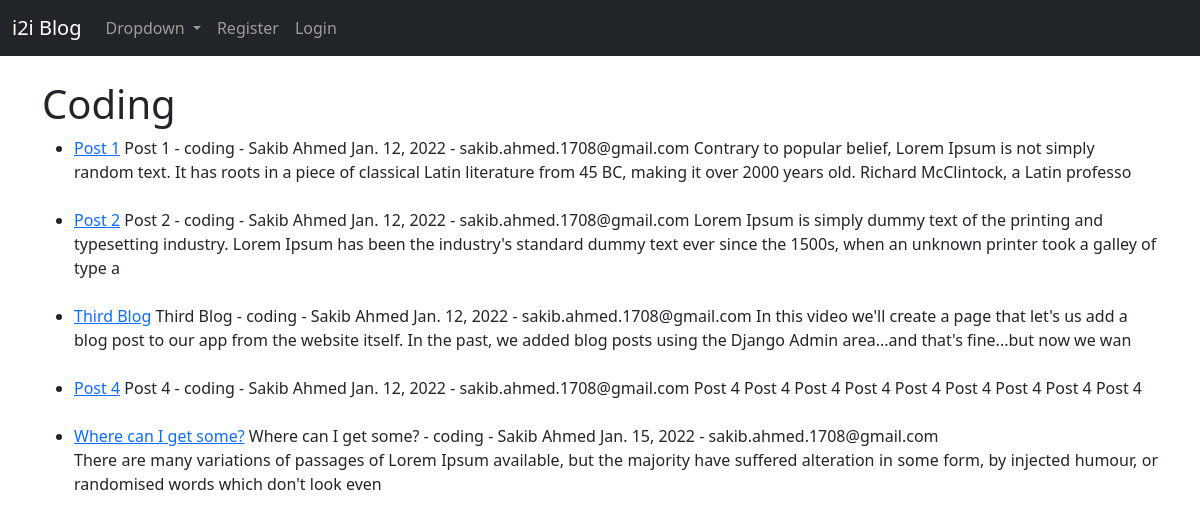
/category/coding/, run on the app's committed database.
### theblog/models.py (models this page shows, shortened)
class Post(models.Model):
    title = models.CharField(max_length=255)
    title_tag = models.CharField(max_length=255)
    author = models.ForeignKey(User, on_delete=models.CASCADE)
    body = models.TextField()
    post_date = models.DateField(auto_now_add=True)
    category = models.CharField(max_length=255, default='coding')

### theblog/views.py (the view)
def CategoryView(request, cats):
    category_posts = Post.objects.filter(category=cats.replace('-', ' '))
    return render(request, 'categories.html', {'cats': cats.title().replace('-', ' '), 'category_posts': category_posts})

### theblog/templates/categories.html (shortened to what this page needs)
<!DOCTYPE html>
<html lang="en">
  <head>
    {% extends 'base.html' %}
    {% block content %} {% if category_posts %}
    <h1>{{ cats }}</h1>
    <ul>
    {% for post in category_posts %}
      <li>
        <a href="{% url 'article-detail' post.pk %}">{{ post.title }}</a>
        {{ post.title }} - {{ post.category}} - {{ post.author.first_name }}
        {{post.author.last_name}} {{ post.post_date }} - {{ post.author.email }}
        {{ post.body|slice:":200"|safe }}<br /><br />
      </li>
      {% endfor %}
    {% else %}
      <h2>Page dose not exists!</h2>
      {% endif %}
    </ul>
    {% endblock %}

### data on the page
Post: title "Post 1", category "coding", author.first_name "Sakib", author.last_name "Ahmed", post_date "Jan. 12, 2022", author.email "sakib.ahmed.1708@gmail.com", body "Contrary to popular belief, Lorem Ipsum is not simply random text. It has roots in a piece of classical Latin literature from 45 BC, making it over 2000 years old. Richard McClintock, a Latin professo"
Post: title "Post 2", category "coding", author.first_name "Sakib", author.last_name "Ahmed", post_date "Jan. 12, 2022", author.email "sakib.ahmed.1708@gmail.com", body "Lorem Ipsum is simply dummy text of the printing and typesetting industry. Lorem Ipsum has been the industry's standard dummy text ever since the 1500s, when an unknown printer took a galley of type a"
Post: title "Third Blog", category "coding", author.first_name "Sakib", author.last_name "Ahmed", post_date "Jan. 12, 2022", author.email "sakib.ahmed.1708@gmail.com", body "In this video we'll create a page that let's us add a blog post to our app from the website itself. In the past, we added blog posts using the Django Admin area...and that's fine...but now we wan"
Post: title "Post 4", category "coding", author.first_name "Sakib", author.last_name "Ahmed", post_date "Jan. 12, 2022", author.email "sakib.ahmed.1708@gmail.com", body "Post 4 Post 4 Post 4 Post 4 Post 4 Post 4 Post 4 Post 4 Post 4"
Post: title "Where can I get some?", category "coding", author.first_name "Sakib", author.last_name "Ahmed", post_date "Jan. 15, 2022", author.email "sakib.ahmed.1708@gmail.com", body "There are many variations of passages of Lorem Ipsum available, but the majority have suffered alteration in some form, by injected humour, or randomised words which don't look even"

### other printed values
{{ cats }} "Coding"
